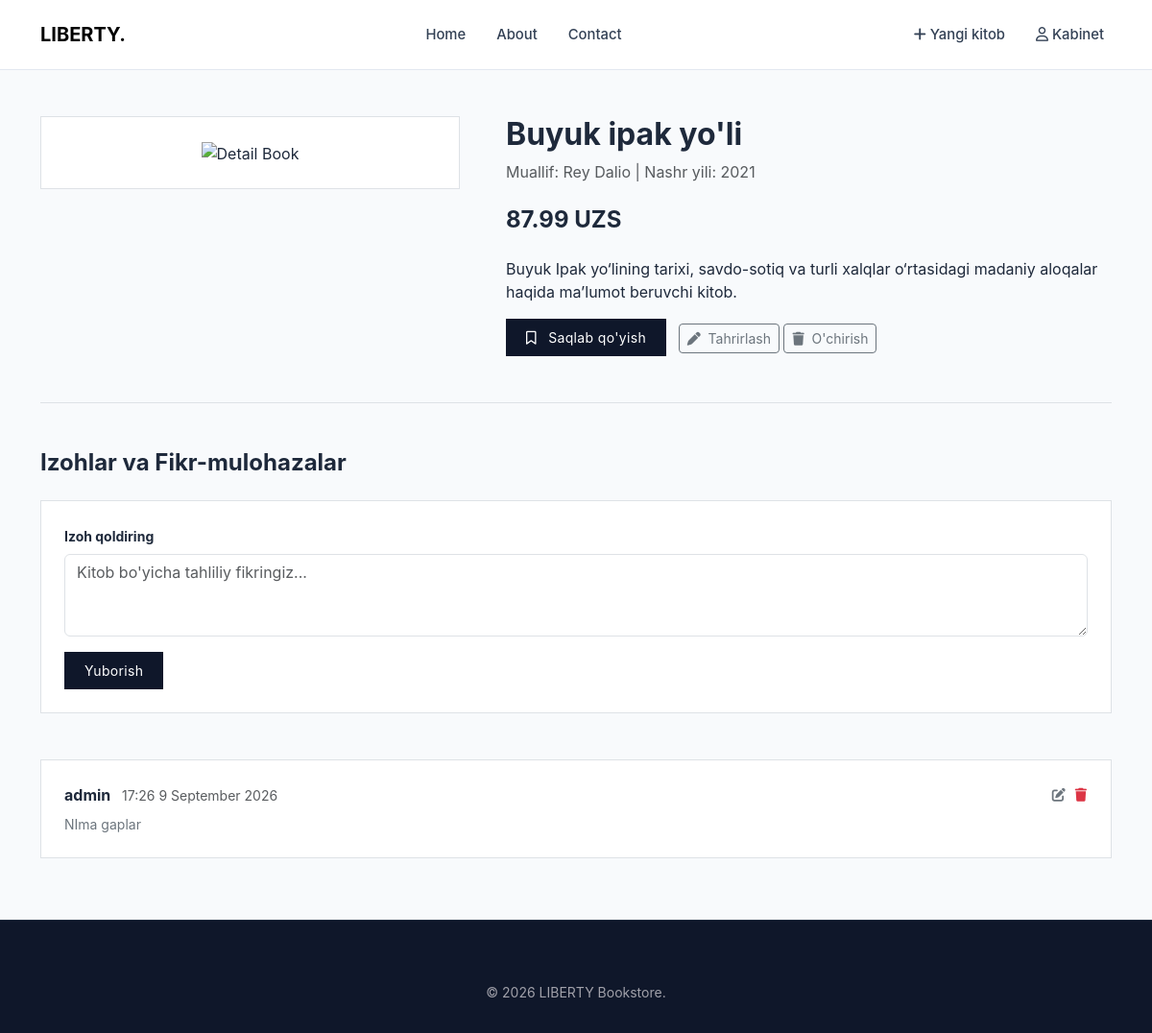
The app's page /book/5/ (signed in) with its own data.
### main/models.py (models this page shows, shortened)
class Book(models.Model):
    title = models.CharField(max_length=255)
    introduction = models.TextField(null=True, blank=True)
    price = models.DecimalField(max_digits=10, decimal_places=2)
    image = models.ImageField(upload_to="images/", null=True, blank=True)
    created = models.DateTimeField(auto_now_add=True)
    updated = models.DateTimeField(auto_now=True)
    published = models.BooleanField(default=True)
    category = models.ForeignKey (Category, on_delete=models.CASCADE)
    class Meta:
        ordering = ('-created',)

class Comment(models.Model):
    text = models.CharField(max_length=500)
    created = models.DateTimeField(auto_now_add=True)
    book = models.ForeignKey (Book, on_delete=models.CASCADE)
    user = models.ForeignKey(User, on_delete=models.SET_NULL, null=True)

### main/views.py (the view)
# urls.py: path('book/<int:book_id>/', book_detail, name='book_detail'),
def book_detail(request, book_id):
    book = get_object_or_404(Book, id=book_id, published=True)
    comments = Comment.objects.filter(book_id=book_id).order_by('-created')
    context = {
        'book':book,
        'comments':comments,
        'title': book.title,
        'form': CommentForm()
    }
    return render(request, 'main/book_detail.html', context)

### main/forms.py
class CommentForm(forms.ModelForm):
    class Meta:
        model = Comment
        fields = ['text']
        widgets = {
            'text': forms.Textarea(attrs={
                'class': "form-control",
                'rows': "3",
                "placeholder": "Kitob bo'yicha tahliliy fikringiz..."
            })
        }

### templates/main/book_detail.html (shortened to what this page needs)
{% extends 'base.html' %}
{% block main %}
<main class="container my-5">
    <div class="row g-5">
        <div class="col-md-5">
            <div class="p-4 bg-white border text-center">
                {% if book.image %}
                <img src="{{ book.image.url }}"
                     class="img-fluid"
                     alt="Detail Book">
                {% else %}
                <img src="https://images.unsplash.com/photo-1544947950-fa07a98d237f?auto=format&fit=crop&w=500&q=80"
                     class="img-fluid"
                     alt="Detail Book">
                {% endif %}
            </div>
        </div>
        <div class="col-md-7">
            <h2 class="fw-bold mb-2">
                {{ book.title }}
            </h2>
            <p class="text-muted mb-4">
                Muallif: Rey Dalio | Nashr yili: 2021
            </p>
            <div class="h4 fw-bold mb-4">
                {{ book.price }} UZS
            </div>
            <p class="lead fs-6 text-secondary mb-4">
                {{ book.introduction|linebreaks }}
            </p>
            <button class="custom-btn-primary me-2">
                <i class="fa-regular fa-bookmark me-2"></i>
                Saqlab qo'yish
            </button>
            <a href="{% url 'book_update' book.pk %}"
               class="btn btn-outline-secondary btn-sm">
                <i class="fa-solid fa-pen me-1"></i>
                Tahrirlash
            </a>
            <a href="{% url 'book_delete' book.pk %}"
               class="btn btn-outline-secondary btn-sm">
                <i class="fa-solid fa-trash me-1"></i>
                O'chirish
            </a>
        </div>
    </div>
    <section class="mt-5 pt-5 border-top">
        <h4 class="fw-bold mb-4">
            Izohlar va Fikr-mulohazalar
        </h4>
        <form class="mb-5 bg-white p-4 border"
              method="post"
              action="{% url 'save_comment' book.pk %}">
            <div class="mb-3">
                <label class="form-label small fw-bold">
                    Izoh qoldiring
                </label>
                {{ form.text }}
            </div>
            <button type="submit"
                    class="custom-btn-primary">
                Yuborish
            </button>
        </form>
        <div class="comment-list">
            {% for comment in comments %}
            <div class="comment-item bg-white p-4 border mb-3"
                 data-comment-id="{{ comment.id }}">
                <div class="d-flex justify-content-between mb-2">
                    <div>
                        <strong class="me-2">
                            {{ comment.user.username }}
                        </strong>
                        <small class="text-muted">
                            {{ comment.created|date:"G:i j F o" }}
                        </small>
                    </div>
                    <div class="d-flex gap-2">
                        <button
                                type="button"
                                class="btn btn-sm btn-link text-secondary p-0 edit-comment"
                                title="Tahrirlash">
                            <i class="fa-solid fa-pen-to-square"></i>
                        </button>
                        <a href="{% url 'delete_comment' comment.id %}"
                                type="button"
                                class="btn btn-sm btn-link text-danger p-0"
                                title="O'chirish">
                            <i class="fa-solid fa-trash"></i>
                        </a>
                    </div>
                </div>
                <div class="comment-content">
                    <p class="mb-0 text-secondary small comment-text">
                        {{ comment.text }}
                    </p>
                </div>
            </div>
            {% empty %}
            <p class="text-muted">
                Hozircha izohlar mavjud emas.
            </p>
            {% endfor %}
        </div>
    </section>
</main>
{% endblock main %}

### staticfiles/css/main.css (style rules this page uses)
:root { --color-slate-900: #0f172a; --color-slate-800: #1e293b; --color-slate-700: #334155; --color-slate-100: #f1f5f9; --color-slate-50: #f8fafc; --color-emerald-700: #047857; --color-emerald-800: #065f46; --color-zinc-400: #a1a1aa; --color-border: #e2e8f0; }
body { font-family: 'Inter', -apple-system, BlinkMacSystemFont, "Segoe UI", Roboto, sans-serif; background-color: var(--color-slate-50); color: var(--color-slate-800); margin: 0; padding: 0; }
a { text-decoration: none; color: inherit; }
.custom-btn-primary { background-color: var(--color-slate-900); color: #ffffff; border: 1px solid var(--color-slate-900); padding: 0.5rem 1.25rem; font-size: 0.875rem; letter-spacing: 0.025em; transition: all 0.2s ease; }

### records on screen
Book: title "Buyuk ipak yo'li", price "87.99", introduction "Buyuk Ipak yo‘lining tarixi, savdo-sotiq va turli xalqlar o‘rtasidagi madaniy aloqalar haqida ma’lumot beruvchi kitob."
Comment: user.username "admin", created "17:26 9 September 2026", text "NIma gaplar"
